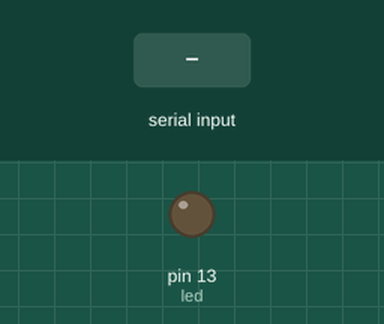
A sketch run on a simulated Arduino Uno, built with avr-gcc and run on an emulated ATmega328P. Parts: output pins drawn as LEDs (lit = HIGH). The test bench sets the inputs (shaded band). What the sketch prints to the serial monitor is not drawn.

Above: at 1.2 s.
1.3 s: "1" received over Serial
At 1.9 s:
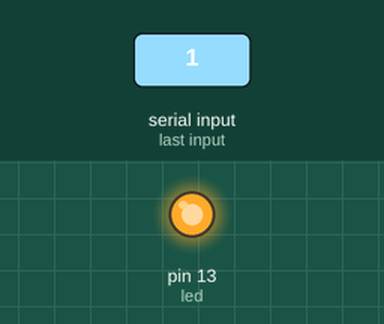
2.8 s: "0" received over Serial
At 3.5 s:
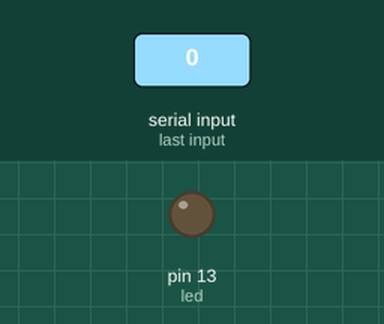
Timing chart, 0 to 5.8 s (numbered marks = the images above; inputs shaded):
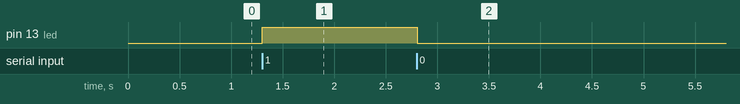

Measured:
- after the input at 1.3 s, pin 13 (led): LOW → HIGH at once
- after the input at 2.8 s, pin 13 (led): HIGH → LOW at once

The sketch:

serialinput.ino
```cpp
#define led 13
int bytereceived;
void setup() {
  // put your setup code here, to run once:
  Serial.begin(9600);
  Serial.println("start serial monitor");
  pinMode(led,OUTPUT);
}

void loop() {
  // put your main code here, to run repeatedly:
  if(Serial.available()>0){
    bytereceived=Serial.read();
  }
  if(bytereceived=='1'){
    digitalWrite(led,HIGH);
    Serial.print("LED ON");
  }
  if(bytereceived =='0'){
    digitalWrite(led,LOW);
    Serial.print("LED OFF");

  }
}
```
